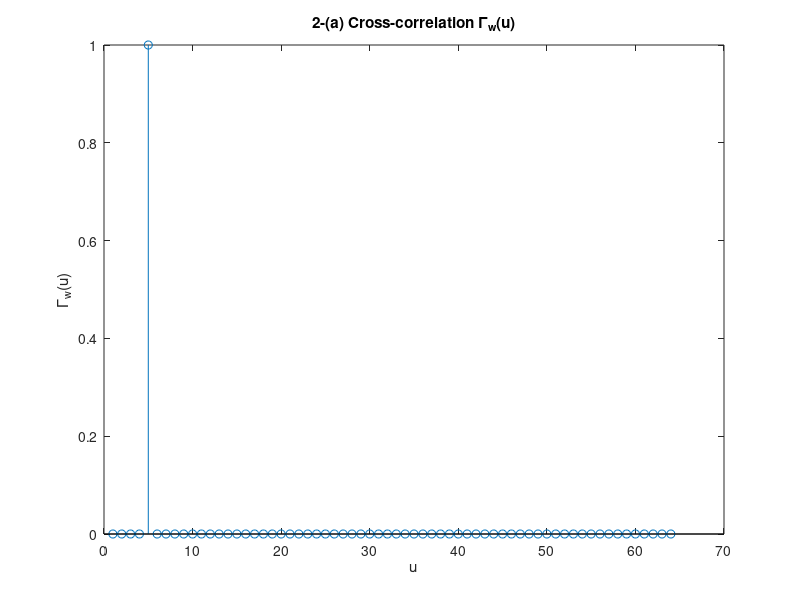
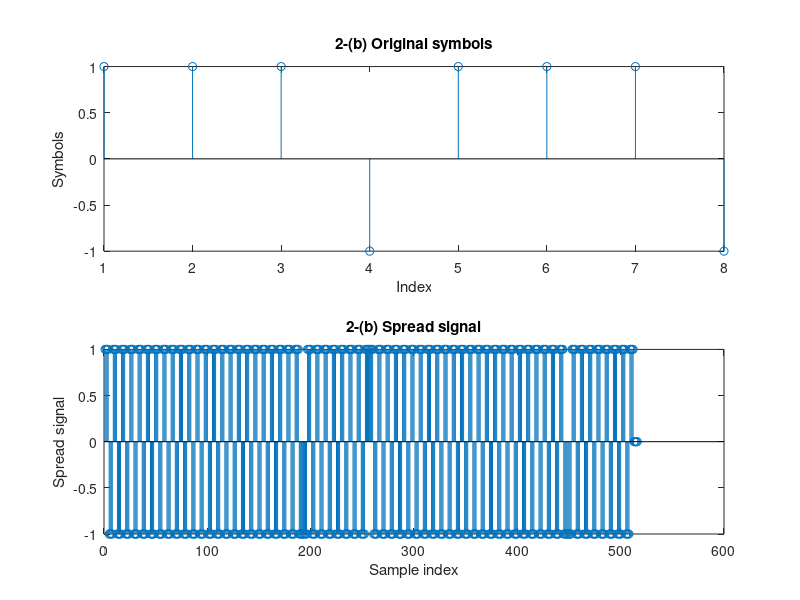
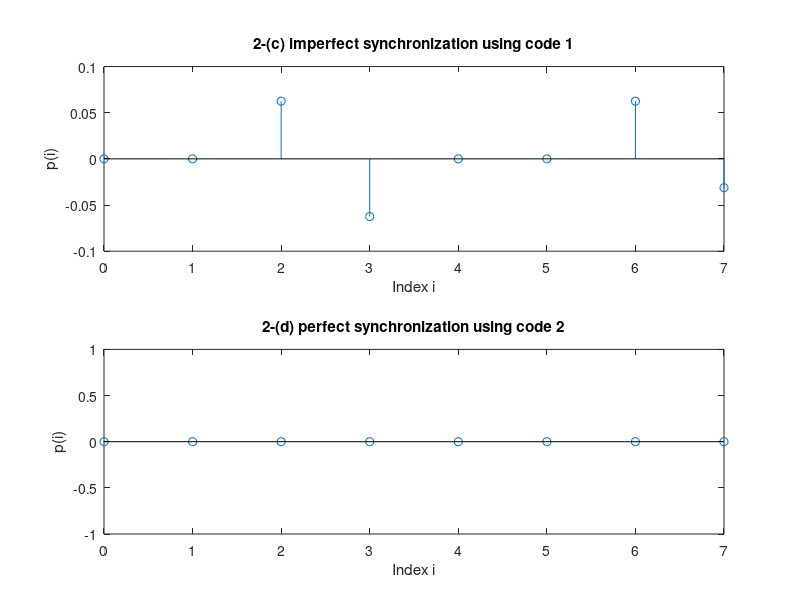

These charts were generated, in order, by the following MATLAB code:
W64 = hadamard(64);
alpha = 4; % my id is r13943124

Gamma_w = zeros(1, 64);
for u = 1:64
    Gamma_w(u) = sum(W64(:, alpha + 1) .* W64(:, u)) / 64;
end

figure('Position', [300, 100, 800, 600]);
stem(1:64, Gamma_w);
title('2-(a) Cross-correlation \Gamma_w(u)');
xlabel('u');
ylabel('\Gamma_w(u)');

c1 = W64(:, alpha + 1); 
c2 = W64(:, 14);       
disp("code 1:");
disp(c1.');
disp("code 2:");
disp(c2.');
d = randi([0, 1], 1, 8) * 2 - 1; 

y = zeros(1,516);
for i = 1:8
    for j = 1:64
        y(64*(i-1)+j) = d(i) * c1(j);
    end
end
y(513:516) = [0,0,0,0];

figure('Position', [300, 100, 800, 600]);
subplot(2,1,1);
stem(1:8, d);
title('2-(b) Original symbols');
xlabel('Index');
ylabel('Symbols');

subplot(2,1,2);
stem(1:length(y), y);
title('2-(b) Spread signal');
xlabel('Sample index');
ylabel('Spread signal');

p_i = zeros(1, 8);
for i = 0:7
    p_i(i+1) = sum(y(64*i+1+2 : 64*i+64+2) .* c1.') / 64;
end

figure('Position', [300, 100, 800, 600]);
subplot(2,1,1);
stem(0:7, p_i);
title('2-(c) imperfect synchronization using code 1');
xlabel('Index i');
ylabel('p(i)');

p_i_sync = zeros(1, 8);
for i = 0:7
    p_i_sync(i+1) = sum(y(64*i+1 : 64*i+64) .* c2.') / 64;
end

subplot(2,1,2);
stem(0:7, p_i_sync);
title('2-(d) perfect synchronization using code 2');
xlabel('Index i');
ylabel('p(i)');
